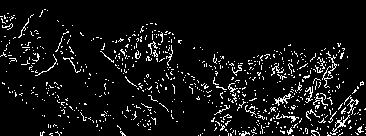
#> input picture python-school-project/archive/simple0-192.png, 366 x 136 px, given in place of image0.jpg, which was not available
$ python project-3-alternative.py 5
#> lines starting #> are read from the running program, lines starting #| are printed output that depends on the picture; after the words box and inside, x2 and y2 are one past the last pixel; in counts of white or black regions, pixels touching at a corner belong together
# This the simplest and formely my most succesful implementation of edge detection.
# Usage: "python simple.py n", where n is optional number between 0 and 255,
# if present, all pixels with brightness below that will be painted black, all
# other white.

from PIL import Image
from math import ceil
from sys import argv

limit = int(argv[1]) if len(argv) > 1 else None

def processImage(path):
#> called with path = 'original images/image0.jpg'
  image = Image.open(path)
#> image is the input picture: PIL image 366x136 RGB; 7.1% white in thin lines or dots

  pixels = image.getdata();

  pixelsNew = [None] * ((image.width - 1) * (image.height - 1))

  for x in range(image.width - 1):
    for y in range(image.height - 1):
      p1 = pixels[x + y * image.width]
      p2 = pixels[x + 1 + y * image.width]
      p3 = pixels[x + (y + 1) * image.width]
      p4 = pixels[x + 1 + (y + 1) * image.width]

      p1 = (p1[0] + p1[1] + p1[2]) / 3
      p2 = (p2[0] + p2[1] + p2[2]) / 3
      p3 = (p3[0] + p3[1] + p3[2]) / 3
      p4 = (p4[0] + p4[1] + p4[2]) / 3

      avg = (p1 + p2 + p3 + p4) / 4
      color = abs(p1-avg) + abs(p2-avg) + abs(p3-avg) + abs(p4-avg)

      if limit != None:
        color = 0 if color < limit else 255

      pixelsNew[x + y * (image.width - 1)] = (int(color),) * 3
#> after the loop, pixelsNew = 49275 items

  image = Image.new("RGB", (image.width - 1, image.height - 1))
#> image: PIL image 365x135 RGB; every value is 0
  image.putdata(pixelsNew)
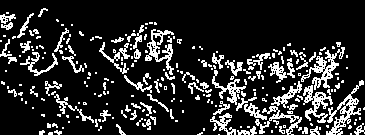
#> image: PIL image 365x135 RGB; 17% white in thin lines or dots

  return image

for i in range(4):
  image = processImage("original images/image" + str(i) + ".jpg")
  image.save("processed images/simple" + str(i)
        + ("-" + str(limit) if limit != None else "") + ".png")
#> pass 2 of the loop `for i in range(4):`:
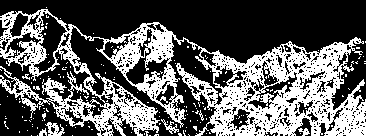
#> input picture python-school-project/archive/simple0-64.png, 366 x 136 px, given in place of image1.jpg, which was not available
#> in processImage, image is the input picture: PIL image 366x136 RGB; 36.6% white; 175 white regions (167 under 20 px), largest, box (x1, y1, x2, y2) and area: (0, 9, 366, 136) 17387, (45, 122, 65, 136) 143, (161, 119, 179, 134) 84
#> in processImage (call 2), `image.putdata(pixelsNew)`:
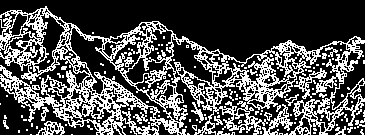
#> image: PIL image 365x135 RGB; 31.2% white in thin lines or dots
#> (the run stopped early here; a loop or call above may not have finished)
